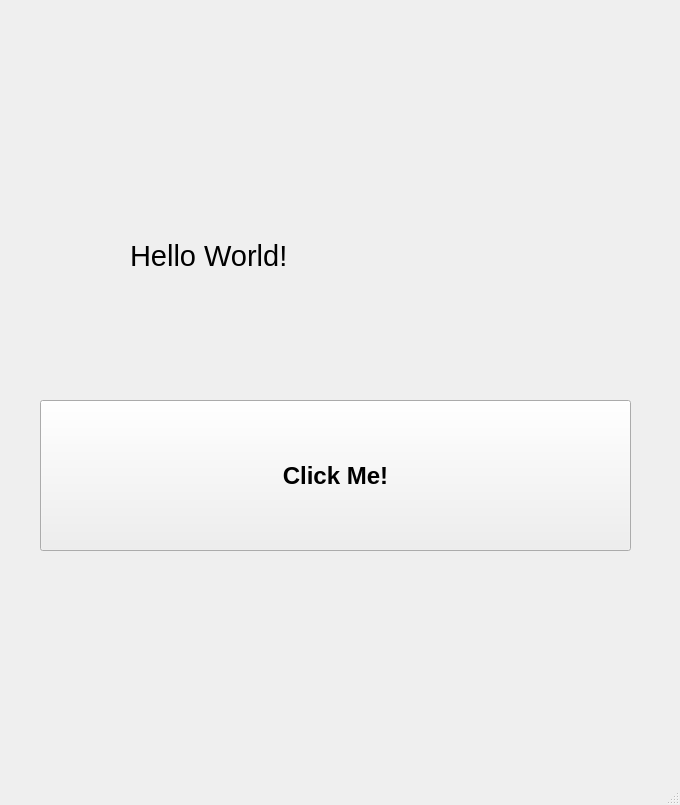
<?xml version="1.0" encoding="UTF-8"?>
<ui version="4.0">
 <class>MainWindow</class>
 <widget class="QMainWindow" name="MainWindow">
  <property name="geometry">
   <rect>
    <x>0</x>
    <y>0</y>
    <width>680</width>
    <height>805</height>
   </rect>
  </property>
  <property name="windowTitle">
   <string>MainWindow</string>
  </property>
  <widget class="QWidget" name="centralwidget">
   <widget class="QPushButton" name="pushButton">
    <property name="geometry">
     <rect>
      <x>40</x>
      <y>400</y>
      <width>591</width>
      <height>151</height>
     </rect>
    </property>
    <property name="font">
     <font>
      <pointsize>18</pointsize>
      <weight>75</weight>
      <bold>true</bold>
     </font>
    </property>
    <property name="text">
     <string>Click Me!</string>
    </property>
   </widget>
   <widget class="QLabel" name="label">
    <property name="geometry">
     <rect>
      <x>130</x>
      <y>140</y>
      <width>391</width>
      <height>231</height>
     </rect>
    </property>
    <property name="font">
     <font>
      <pointsize>22</pointsize>
     </font>
    </property>
    <property name="text">
     <string>Hello World!</string>
    </property>
   </widget>
  </widget>
  <widget class="QMenuBar" name="menubar">
   <property name="geometry">
    <rect>
     <x>0</x>
     <y>0</y>
     <width>680</width>
     <height>27</height>
    </rect>
   </property>
  </widget>
  <widget class="QStatusBar" name="statusbar"/>
 </widget>
 <resources/>
 <connections/>
</ui>
